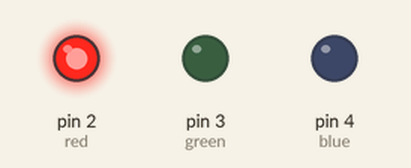
Bench run of a sketch on a simulated Arduino Uno, built with avr-gcc and run on an emulated ATmega328P. On the bench: output pins drawn as LEDs (lit = HIGH).

Above: at 0.5 s.
At 1.5 s:
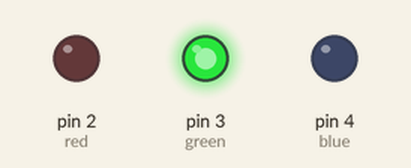
At 5.5 s:
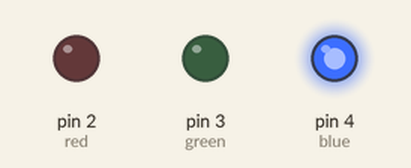
Timing chart, 0 to 6.9 s (numbered marks = the images above):
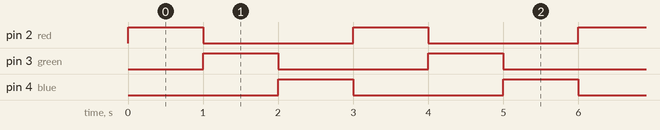

The sketch:

02multicolorLed.ino
```cpp
int red = 2;   // Pin number for the red LED
int green = 3; // Pin number for the green LED
int blue = 4;  // Pin number for the blue LED

void setup() {
  // Initialize LED pins as an output
  pinMode(2, OUTPUT);
  pinMode(3, OUTPUT);
  pinMode(4, OUTPUT);
}

void loop() {
  // Turn the RED LED on, and others off
  digitalWrite(red , 1);
  digitalWrite(green, 0);
  digitalWrite(blue, 0);
  delay(1000); // Wait for a second

  // Turn the GREEN LED on, and others off
  digitalWrite(red, 0);
  digitalWrite(green, 1);
  digitalWrite(blue, 0);
  delay(1000); // Wait for a second

  // Turn the BLUE LED on, and others off
  digitalWrite(red, 0);
  digitalWrite(green, 0);
  digitalWrite(blue, 1);
  delay(1000); // Wait for a second
}
```

Measured:
- by itself, pin 2 (red), pin 3 (green), pin 4 (blue): alternates HIGH for 1.0 s and LOW for 2.0 s
- by itself, everything shown: repeats every 3.0 s, in 3 steps
